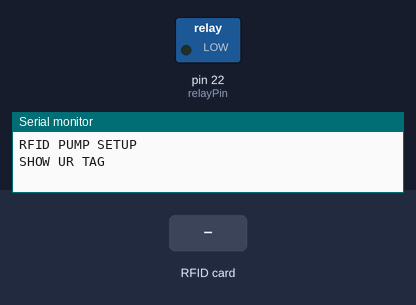
Bench run of a sketch on a simulated Arduino Mega 2560, built with avr-gcc and run on an emulated ATmega2560. On the bench: switched loads named in the sketch (green lamp = pin HIGH), the last lines printed to the serial monitor. The test bench sets the inputs (shaded band). Pins used as bus, display or sensor lines are not drawn.

Above: at 2.2 s.
2.3 s: RFID card 9D DD EF 37 held to the reader
At 5.1 s:
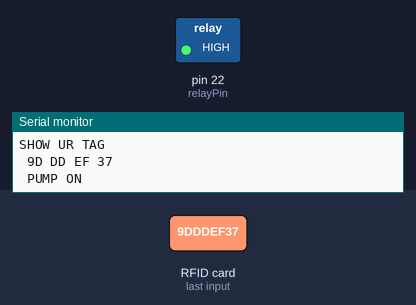
5.3 s: RFID card B3 4A 4F 1C held to the reader
At 7.7 s:
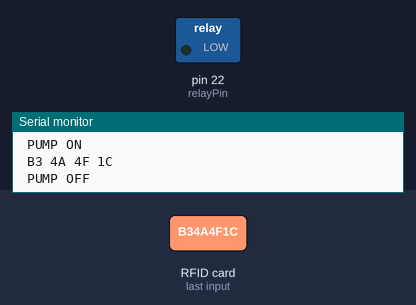
Timing chart, 0 to 9.2 s (numbered marks = the images above; inputs shaded):
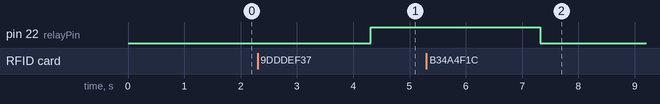

The sketch:

rfid.ino
```cpp
#include <SPI.h>
#include <MFRC522.h>

constexpr uint8_t RST_PIN = 5;
constexpr uint8_t SS_PIN = 53;

MFRC522 mfrc522(SS_PIN, RST_PIN);  // Create MFRC522 instance

int relayPin = 22;
int relayState = LOW; // Variable to track relay state
bool cardDetected = false;
unsigned long cardDetectionStartTime = 0;
const unsigned long requiredCardDuration = 2000; // Set the required duration for card detection in milliseconds

void setup() {
  Serial.begin(9600); // Initialize serial communications with the PC
  while (!Serial);
  pinMode(relayPin, OUTPUT);
  digitalWrite(relayPin, relayState);

  SPI.begin();      // Init SPI bus
  mfrc522.PCD_Init();   // Init MFRC522
  Serial.println(F("RFID PUMP SETUP"));
  delay(1000);
  Serial.println(F("SHOW UR TAG"));
}

void loop() {
  // Look for new cards
  if (!mfrc522.PICC_IsNewCardPresent()) {
    if (cardDetected && (millis() - cardDetectionStartTime >= requiredCardDuration)) {
      relayState = !relayState; // Toggle relay state
      digitalWrite(relayPin, relayState);
      Serial.println(relayState == HIGH ? F(" PUMP ON") : F(" PUMP OFF"));
      cardDetected = false;
    }
    return;
  }

  // Select one of the cards
  if (!mfrc522.PICC_ReadCardSerial()) {
    return;
  }

  // Reading from the card
  String tag = "";
  for (byte i = 0; i < mfrc522.uid.size; i++) {
    tag.concat(String(mfrc522.uid.uidByte[i] < 0x10 ? " 0" : " "));
    tag.concat(String(mfrc522.uid.uidByte[i], HEX));
  }
  tag.toUpperCase();
  Serial.println(tag);

  if ((tag.substring(1) == "9D DD EF 37" || tag.substring(1) == "B3 4A 4F 1C") && !cardDetected) {
    cardDetected = true;
    cardDetectionStartTime = millis();
  }
}
```

Measured:
- after the input at 2.3 s, pin 22 (relayPin): LOW → HIGH after 2.0 s
- after the input at 5.3 s, pin 22 (relayPin): HIGH → LOW after 2.0 s
